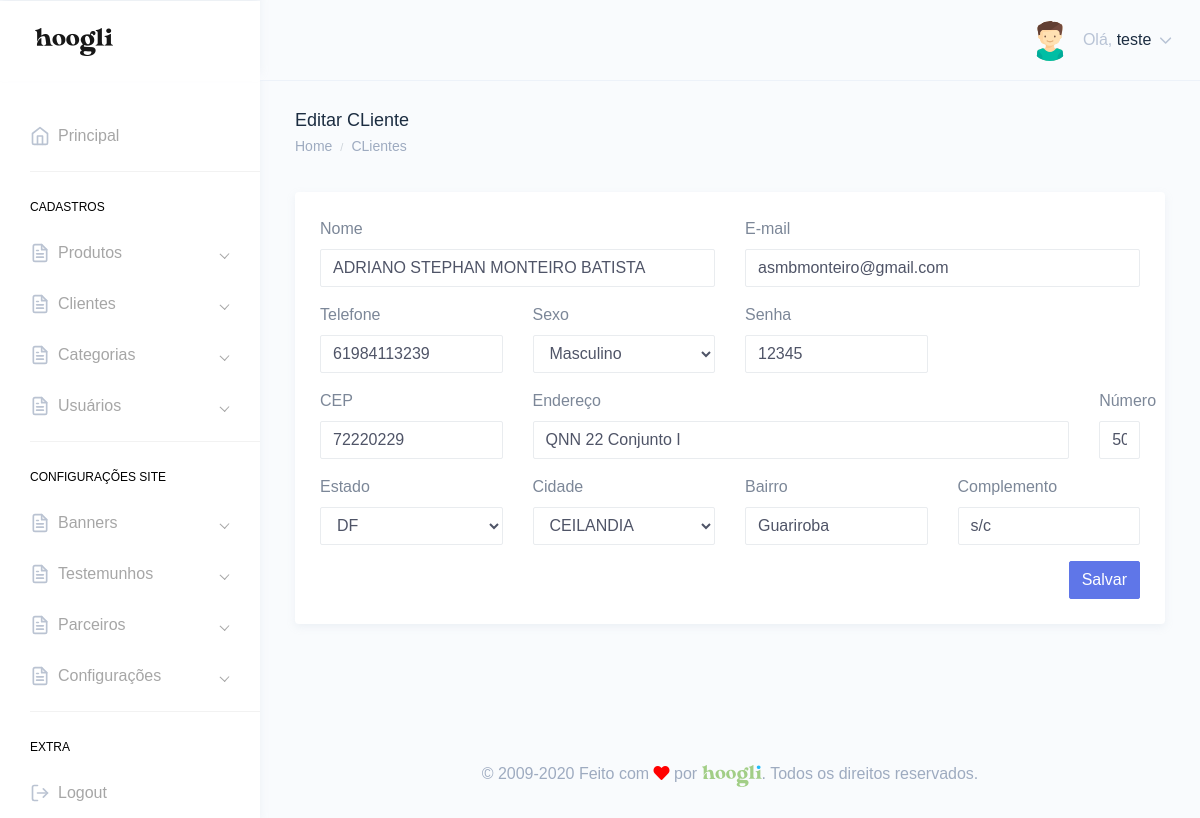
Screenshot of /painel/editar-cliente.php?id=1 (signed in) with the database file from the repository.
### tables this page shows
CREATE TABLE `tbl_usuarios` (
  `id` int(11) NOT NULL,
  `nome` varchar(250) DEFAULT NULL,
  `email` varchar(250) DEFAULT NULL,
  `telefone` varchar(250) DEFAULT NULL,
  `endereco` varchar(250) DEFAULT NULL,
  `cpf` varchar(100) DEFAULT NULL,
  `login` varchar(100) DEFAULT NULL,
  `senha` varchar(100) DEFAULT NULL,
  `foto` varchar(250) DEFAULT NULL,
  `id_cargo` int(11) DEFAULT NULL,
  `sexo` varchar(2) DEFAULT NULL,
  `perm_cad_usuario` varchar(2) DEFAULT NULL,
  `perm_relatorio` varchar(2) DEFAULT NULL,
  `perm_add_usuario` varchar(2) DEFAULT NULL,
  `perm_edit_usuario` varchar(2) DEFAULT NULL,
  `perm_del_usuario` varchar(2) DEFAULT NULL,
  `perm_cad_contato` varchar(2) DEFAULT NULL,
  `perm_edit_contato` varchar(2) DEFAULT NULL,
  `perm_del_contato` varchar(2) DEFAULT NULL,
  `perm_edit_contato_nf` varchar(3) DEFAULT NULL,
  `perm_pag_principal_rm` varchar(2) DEFAULT NULL,
  `perm_pag_principal_uc` varchar(2) DEFAULT NULL,
  `admin_geral` varchar(2) DEFAULT NULL,
  `data_frase` date DEFAULT NULL,
  `id_frase` int(11) DEFAULT NULL,
  `frase_lida` varchar(2) DEFAULT NULL
);

CREATE TABLE `tbl_cliente` (
  `id` int(11) NOT NULL,
  `nome` varchar(250) DEFAULT NULL,
  `email` varchar(250) DEFAULT NULL,
  `telefone` varchar(40) DEFAULT NULL,
  `sexo` varchar(2) DEFAULT NULL,
  `senha` varchar(80) DEFAULT NULL,
  `cep` varchar(20) DEFAULT NULL,
  `endereco` varchar(250) DEFAULT NULL,
  `id_estado` int(11) DEFAULT NULL,
  `id_cidade` int(11) DEFAULT NULL,
  `bairro` varchar(250) DEFAULT NULL,
  `numero` varchar(20) DEFAULT NULL,
  `complemento` varchar(250) DEFAULT NULL
);

CREATE TABLE `dados_estados` (
  `id` tinyint(4) NOT NULL,
  `uf` varchar(10) NOT NULL DEFAULT '',
  `nome` varchar(20) NOT NULL DEFAULT ''
);

### Class/estados.class.php (the view, shortened to what the rows shown need)
<?php
$EstadosInstanciada = '';
if(isset($EstadosInstanciada)) {
	if(file_exists('Connection/conexao.php')) {
		require_once('Connection/con-pdo.php');
		require_once('funcoes.php');
	} else {
		require_once('../Connection/con-pdo.php');
	}
	class Estados {
		private $pdo = null;
		private static $Estados = null;
		private function __construct($conexao){
			$this->pdo = $conexao;
		}
		public static function getInstance($conexao){
			if (!isset(self::$Estados)):
				self::$Estados = new Estados($conexao);
			endif;
			return self::$Estados;
		}
		function rsDados() {
			try{
				$sql = "SELECT * FROM dados_estados where 1=1 ";
				$stm = $this->pdo->prepare($sql);
				$stm->execute();
				$rsDados = $stm->fetchAll(PDO::FETCH_OBJ);
				return($rsDados);
			} catch(PDOException $erro){
				echo $erro->getLine();
			}
		}
		function selectEstados($nomeCampo='id_estado', $style="padding:5px;", $selecionado='', $campoLabel='uf', $chamaCidades='', $class='form-control') {
			$estados = $this->rsDados();
			?>
			<select name="<?php echo $nomeCampo;?>" id="<?php echo $nomeCampo;?>" class="<?php echo $class;?>" style=" <?php echo $style;?>" <?php if($chamaCidades == 'S') { ?>onChange="AtualizaJanela('cidades.php?id_estado='+this.value, 'Cidades');"<?php } ?>>
					<?php
					foreach($estados as $estado) {
					?>
						<option value="<?php echo $estado->id?>" <?php if(isset($selecionado) && !empty($selecionado) && $estado->id == $selecionado) { echo "selected"; } ?>><?php if(isset($estado->uf) && !empty($estado->uf)){echo $estado->uf;}?></option>
					<?php
					}
					?>
			</select>
        <?php
		}
	}
}
?>

### painel/editar-cliente.php (shortened to what the rows shown need)
<?php include "verifica.php";
$id = '';
if(isset($_GET['id'])){
    if(empty($_GET['id'])){
        header('Location: clientes.php');
    }else{
        $id = $_GET['id'];
    }
}
$clientes->editar();
$editaCliente = $clientes->rsDados($id);
?>
<!DOCTYPE html>
<html dir="ltr" lang="pt-br">
<head>
    <link href="dist/css/style.min.css" rel="stylesheet">
</head>
<body>
    <div id="main-wrapper" data-theme="light" data-layout="vertical" data-navbarbg="skin6" data-sidebartype="full" data-sidebar-position="fixed" data-header-position="fixed" data-boxed-layout="full">
       <?php include "header.php";?>
        <div class="page-wrapper">
            <div class="container-fluid">
                <div class="row">
                    <div class="col-12">
                        <div class="card">
                            <div class="card-body">
                                <form method="POST" enctype="multipart/form-data">
                                    <div class="form-body">
                                        <div class="row">
                                            <div class="col-md-6">
                                                <div class="form-group">
                                                <label class="mr-sm-2" for="">Nome</label>
                                                    <input type="text" class="form-control" name="nome" value="<?php if(isset($editaCliente->nome) && !empty($editaCliente->nome)){ echo $editaCliente->nome;}?>" >
                                                </div>
                                            </div>
                                            <div class="col-md-6">
                                                <div class="form-group">
                                                <label class="mr-sm-2" for="">E-mail</label>
                                                    <input type="text" class="form-control" name="email" value="<?php if(isset($editaCliente->email) && !empty($editaCliente->email)){ echo $editaCliente->email;}?>" >
                                                </div>
                                            </div>
                                        </div>
                                        <div class="row">
                                            <div class="col-md-3">
                                                <div class="form-group">
                                                <label class="mr-sm-2" for="">Telefone</label>
                                                    <input type="text" class="form-control" name="telefone" value="<?php if(isset($editaCliente->telefone) && !empty($editaCliente->telefone)){ echo $editaCliente->telefone;}?>">
                                                </div>
                                            </div>
                                            <div class="col-md-3">
                                                <div class="form-group">
                                                <label class="mr-sm-2" for="">Sexo</label>
                                                    <select name="sexo" class="form-control" id="">
                                                        <option value="M" <?php if(isset($editaCliente->sexo) && $editaCliente->sexo == 'M'){ echo "selected";}?>>Masculino</option>
                                                    </select>
                                                </div>
                                            </div>
                                            <div class="col-md-3">
                                                <div class="form-group">
                                                <label class="mr-sm-2" for="">Senha</label>
                                                    <input type="text" class="form-control" name="senha" value="<?php if(isset($editaCliente->senha) && !empty($editaCliente->senha)){ echo $editaCliente->senha;}?>">
                                                </div>
                                            </div>
                                        </div>
                                        <div class="row">
                                            <div class="col-md-3">
                                                <div class="form-group">
                                                <label class="mr-sm-2" for="">CEP</label>
                                                    <input type="text" class="form-control" name="cep" value="<?php if(isset($editaCliente->cep) && !empty($editaCliente->cep)){ echo $editaCliente->cep;}?>">
                                                </div>
                                            </div>
                                            <div class="col-md-8">
                                               <label class="mr-sm-2" for="">Endereço</label>
                                                    <input type="text" class="form-control" name="endereco" value="<?php if(isset($editaCliente->endereco) && !empty($editaCliente->endereco)){ echo $editaCliente->endereco;}?>">
                                            </div>
                                            <div class="col-md-1">
                                                <div class="form-group">
                                                <label class="mr-sm-2" for="">Número</label>
                                                    <input type="text" class="form-control" name="numero" value="<?php if(isset($editaCliente->numero) && !empty($editaCliente->numero)){ echo $editaCliente->numero;}?>">
                                                </div>
                                            </div>
                                        </div>
                                        <div class="row">
                                            <div class="col-md-3">
                                                <div class="form-group">
                                                <label class="mr-sm-2" for="">Estado</label>
                                                    <?php echo $estados->selectEstados('id_estado', '', $editaCliente->id_estado, '', 'S');?>
                                                </div>
                                            </div>
                                            <div class="col-md-3">
                                                    <div id="janela_Cidades">
                                                    <?php
                                                    include "cidades.php"; ?>
                                                    </div>
                                            </div>
                                            <div class="col-md-3">
                                                <div class="form-group">
                                                <label class="mr-sm-2" for="">Bairro</label>
                                                    <input type="text" class="form-control" name="bairro" value="<?php if(isset($editaCliente->bairro) && !empty($editaCliente->bairro)){ echo $editaCliente->bairro;}?>">
                                                </div>
                                            </div>
                                            <div class="col-md-3">
                                                <div class="form-group">
                                                <label class="mr-sm-2" for="">Complemento</label>
                                                    <input type="text" class="form-control" name="complemento" value="<?php if(isset($editaCliente->complemento) && !empty($editaCliente->complemento)){ echo $editaCliente->complemento;}?>">
                                                </div>
                                            </div>
                                        </div>
                                    </div>
                                </form>
                            </div>
                        </div>
                    </div>
                </div>
            </div>
        </div>
    </div>
</body>
</html>

### painel/header.php (shortened to what the rows shown need)
<header class="topbar" data-navbarbg="skin6">
            <nav class="navbar top-navbar navbar-expand-md">
                <div class="navbar-collapse collapse" id="navbarSupportedContent">
                    <ul class="navbar-nav float-right">
                        <li class="nav-item dropdown">
                            <a class="nav-link dropdown-toggle" href="javascript:void(0)" data-toggle="dropdown"
                                aria-haspopup="true" aria-expanded="false">
                                <span class="ml-2 d-none d-lg-inline-block"><span>Olá,</span> <span
                                        class="text-dark"><?php echo $dadosUsuarioLogado->nome;?></span> <i data-feather="chevron-down"
                                        class="svg-icon"></i></span>
                            </a>
                        </li>
                    </ul>
                </div>
            </nav>
        </header>

### Class/cidades.class.php (shortened to what the rows shown need)
<?php
$CidadesInstanciada = '';
if(isset($CidadesInstanciada)) {
	if(file_exists('Connection/conexao.php')) {
		require_once('Connection/con-pdo.php');
		require_once('funcoes.php');
	} else {
		require_once('../Connection/con-pdo.php');
	}
	class Cidades {
		private $pdo = null;
		private function __construct($conexao){
			$this->pdo = $conexao;
		}
		function rsDados($uf, $id_estado='', $id_cidade='') {
			$nCampos = 0;
			$sql='';
			if($id_estado <> '') {
				$sql .= " and id_estado = ?";
				$nCampos++;
				$campo[$nCampos] = $id_estado;
			}
			try{
				$sql = "SELECT * FROM dados_cidades where 1=1 $sql";
				$stm = $this->pdo->prepare($sql);
				for($i=1; $i<=$nCampos; $i++) {
					$stm->bindValue($i, $campo[$i]);
				}
				$stm->execute();
				$rsDados = $stm->fetchAll(PDO::FETCH_OBJ);
				return($rsDados);
			} catch(PDOException $erro){
				echo $erro->getLine();
			}
		}
		function selectCidades($uf="", $id_estado="", $nomeCampo='id_cidade', $selecionado='', $campoLabel='nome', $style="", $class='form-control', $desc_primeira_opcao='', $disabled='') {
			$cidades = $this->rsDados($uf, $id_estado);
			?>
			<select name="<?php echo $nomeCampo;?>" id="<?php echo $nomeCampo;?>" class="<?php echo $class;?>" style=" <?php echo $style;?>" <?php if($disabled == 'S') { echo "disabled"; } ?>>
					<?php
					foreach($cidades as $cidade) {
					?>
						<option value="<?php echo $cidade->id?>" <?php if(isset($selecionado) && $cidade->id == $selecionado) { echo "selected";} ?>><?php echo $cidade->$campoLabel;?></option>
					<?php
					}
					?>
			</select>
        <?php
		}
	}
}
?>

### rows the page displays
tbl_usuarios: nome "teste"
tbl_cliente: nome "ADRIANO STEPHAN MONTEIRO BATISTA", email "asmbmonteiro@gmail.com", telefone "61984113239", sexo "Masculino", senha "12345", cep "72220229", endereco "QNN 22 Conjunto I", numero "50", id_estado "DF", id_cidade "CEILANDIA", bairro "Guariroba", complemento "s/c"
